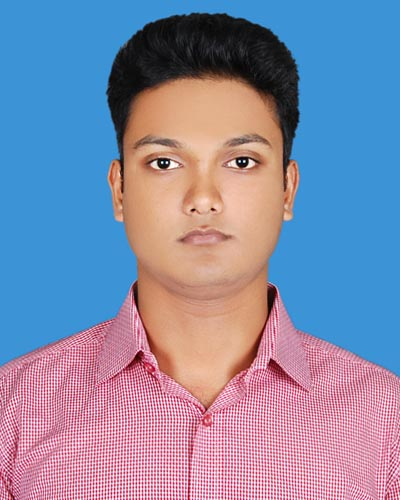
%> input picture Adnan.jpg, 400 x 500 px
$ octave morphological.m   (GNU Octave 9; MATLAB toolbox functions it lacks are replaced by stand-ins)
%> lines starting %> are read from the running program, lines starting %| are printed output that depends on the picture; in (x1, y1, x2, y2) boxes, pixels count from 0 and x2, y2 are one past the last pixel; in counts of white or black regions, pixels touching at a corner belong together; the program's own positions count from 1
a = imread('Adnan.jpg');
%> a is the input picture: size 500x400x3 uint8; mean R, G, B 136.2, 139, 167.5
c=im2bw(a,.4)
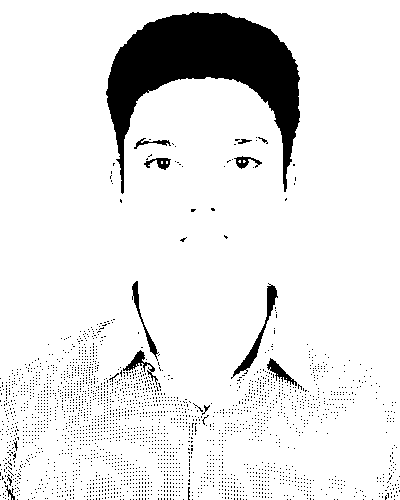
%> c: size 500x400 logical; 90.3% white; 2471 black regions (2456 under 20 px), largest, box (x1, y1, x2, y2) and area: (106, 12, 300, 194) 14091, (231, 283, 278, 379) 612, (132, 281, 159, 361) 307
se = strel('square',11);
erodedBW = imerode(c,se);
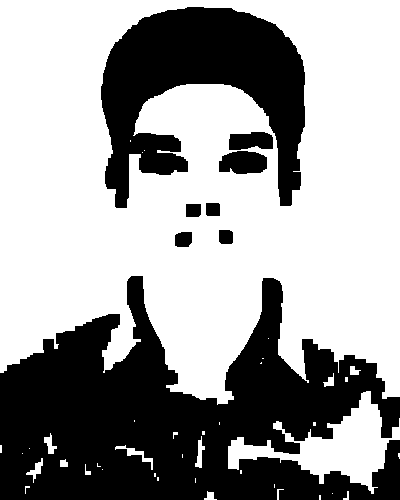
%> erodedBW: size 500x400 logical; 61.9% white; 8 black regions, largest, box (x1, y1, x2, y2) and area: (0, 276, 400, 500) 52123, (101, 7, 305, 208) 21697, (219, 151, 267, 174) 910
afterdilate = imdilate(c,se)
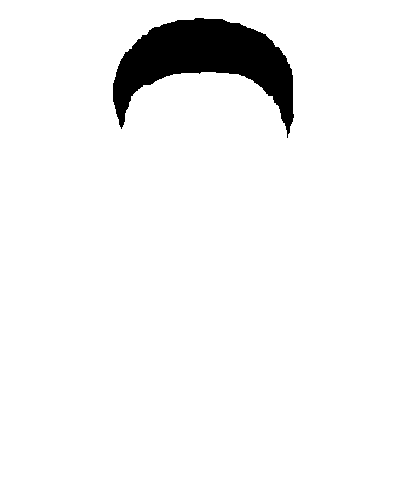
%> afterdilate: size 500x400 logical; 95.1% white; 1 black region, box (x1, y1, x2, y2) and area: (113, 18, 294, 138) 9721

closeBW = imclose(c,se);
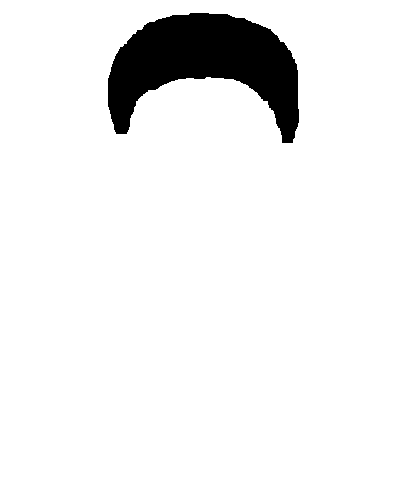
%> closeBW: size 500x400 logical; 93.3% white; 1 black region, box (x1, y1, x2, y2) and area: (108, 13, 299, 143) 13411

afterOpening = imopen(c,se);
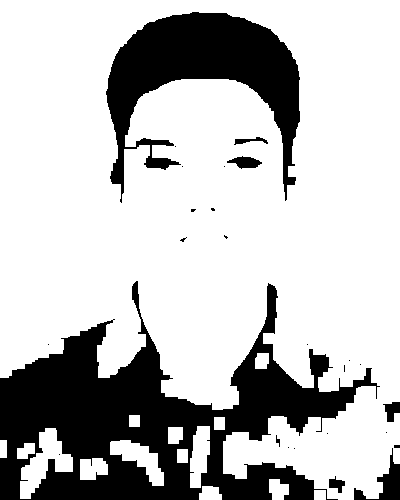
%> afterOpening: size 500x400 logical; 74.8% white; 26 black regions (18 under 20 px), largest, box (x1, y1, x2, y2) and area: (0, 281, 380, 500) 33781, (106, 12, 300, 203) 15066, (354, 448, 400, 500) 760

subplot(2,2,1),imshow(afterdilate)
subplot(2,2,2),imshow(erodedBW)
subplot(2,2,3),imshow(closeBW)
subplot(2,2,4),imshow(afterOpening)
figure,imshow(a)

$ run again, with i1.jpg copied over Adnan.jpg
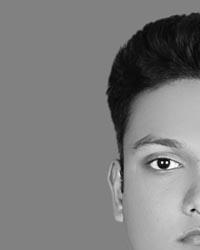
%> input picture i1.jpg, 200 x 250 px
%> a is the input picture: size 250x200 uint8; min 0, max 255, mean 124.6
%> `c=im2bw(a,.4)`:
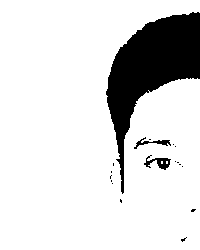
%> c: size 250x200 logical; 85.9% white; 18 black regions (15 under 20 px), largest, box (x1, y1, x2, y2) and area: (106, 12, 200, 194) 6681, (144, 155, 171, 170) 170, (134, 137, 171, 149) 126
%> erodedBW: size 250x200 logical; 76.5% white; 3 black regions, box (x1, y1, x2, y2) and area: (101, 7, 200, 208) 11372, (176, 232, 192, 247) 222, (186, 204, 200, 217) 180
%> afterdilate: size 250x200 logical; 90.8% white; 1 black region, box (x1, y1, x2, y2) and area: (113, 18, 200, 128) 4591
%> closeBW: size 250x200 logical; 87.3% white; 1 black region, box (x1, y1, x2, y2) and area: (108, 13, 200, 133) 6338
%> `afterOpening = imopen(c,se);`:
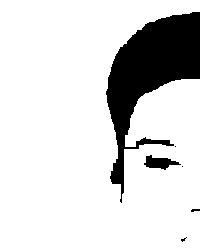
%> afterOpening: size 250x200 logical; 85.1% white; 6 black regions (3 under 20 px), largest, box (x1, y1, x2, y2) and area: (106, 12, 200, 203) 7140, (144, 155, 181, 170) 293, (191, 209, 200, 212) 20
